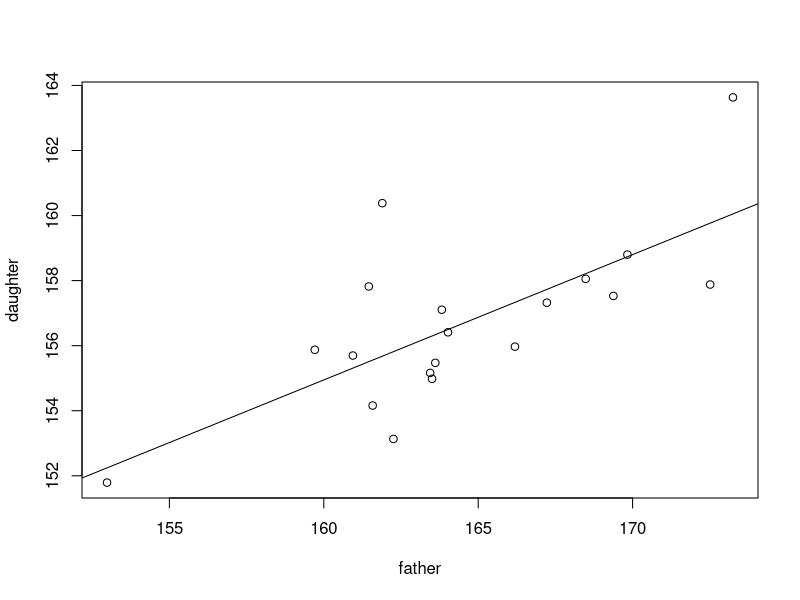

Here is the R script that generated this plot:
# Generate a sample dataset.

set.seed(1234)
intercept <- 102.385888
fathercoeff <- 0.316514
mothercoeff <- 0.021370
father <- rnorm(n = 19, mean = 166.84211, sd = 5.90916)
mother <- rnorm(n = 19, mean = 155.94737, sd = 4.63649)
residual <- rnorm(n = 19, mean = 0, sd = 2.15664)
daughter <- intercept + fathercoeff*father + mothercoeff*mother + residual
multiplereg <- cbind(daughter, father, mother)

# Check the head of generated dataset
print(head(multiplereg))

# Applying a linear model
result_multiplereg <- lm(daughter ~ father + mother)
summary(result_multiplereg)

# Removing the mother variable from the model (simple linear regression)
result_simplereg <- update(result_multiplereg, . ~ . - mother)
summary(result_simplereg)

## As you can see, R^2 score was lower in simple linear model than multiple linear model.

# Draw the regression line.
plot (father, daughter)
abline(result_simplereg)
